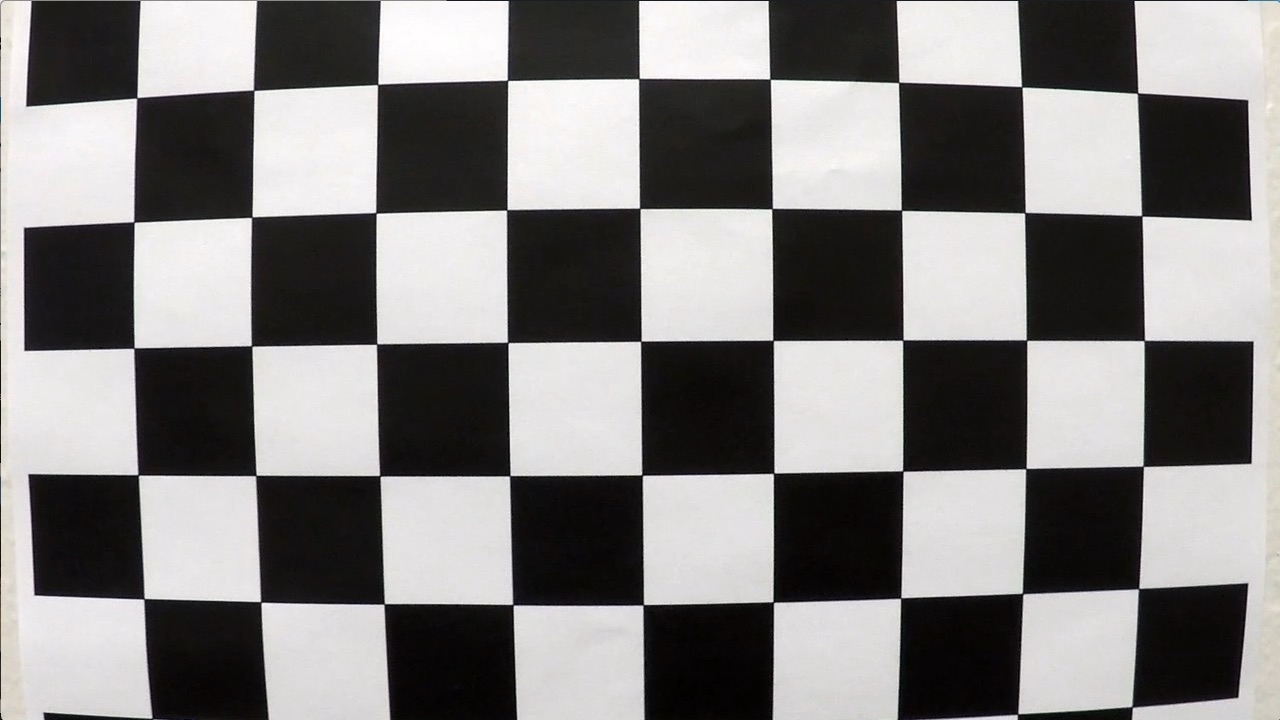
#> input picture camera_cal/calibration1.jpg, 1280 x 720 px, given in place of 1589132066.566491.jpg, which was not available
$ jupyter execute --allow-errors Advanced-finding-lane-lines.ipynb   (older library calls are emulated)   (text cells are left out)
#> lines starting #> are read from the running program, lines starting #| are printed output that depends on the picture; pictures that were not available may be replaced by others from this repository, and a replacement may not be noted
[cell 1]
import os
import numpy as np
import cv2
import matplotlib.pyplot as plt
import matplotlib.image as mpimg
from albumentations import CLAHE

[cell 2]
def calibrate(nx, ny):
    """
    Compute the camera calibration matrix and distortion coefficients given a set of chessboard images.
    """
    objpoints = []
    imgpoints = []

    objp = np.zeros((ny*nx,3), np.float32)
    objp[:,:2] = np.mgrid[0:nx,0:ny].T.reshape(-1,2)

    img = mpimg.imread('../camera_cal/calibration2.jpg')
    gray = cv2.cvtColor(img, cv2.COLOR_RGB2GRAY)
    ret, corners = cv2.findChessboardCorners(gray, (nx, ny), None)
    if ret == True:

        imgpoints.append(corners)
        objpoints.append(objp)
        resp, mtx, dist, rvecs, tvecs = cv2.calibrateCamera(objpoints, imgpoints, gray.shape[::-1], None, None)
        offset = 100
        image_size = (gray.shape[1], gray.shape[0])
        dst = np.float32([[offset, offset],
                        [image_size[0]-offset, offset],
                        [image_size[0]-offset, image_size[1]-offset],
                        [offset, image_size[1]-offset]])
        return mtx, dist

[cell 3]
image = '../data/test/1589132066.566491.jpg'
img = mpimg.imread(image)
#> img is the input picture: shape (720, 1280, 3); mean R, G, B 130.1, 128.4, 127.8

def undist(img):
    """
    Apply a distortion correction to raw images.
    """
    mtx, dist = calibrate(9, 6)
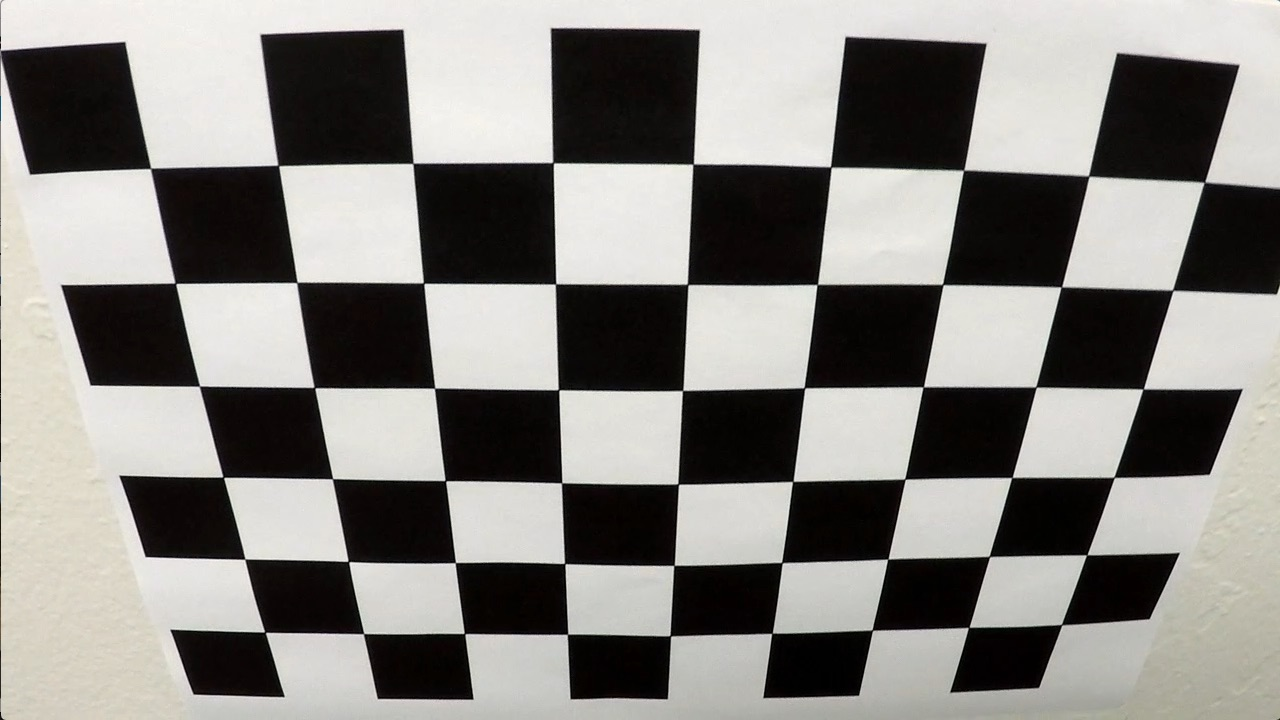
#> input picture camera_cal/calibration2.jpg, 1280 x 720 px
#> in calibrate, img is the input picture: shape (720, 1280, 3); mean R, G, B 134.4, 132.4, 128.5
#> in calibrate, `ret, corners = cv2.findChessboardCorners(gray, (nx, ny), None)`: ret = True; corners = 54 rows, first 8: [150.6, 168.4], [278.3, 165.4], [412.9, 163.5], [553, 162.6], [693.2, 164.2], [830.6, 166.9], [963.5, 170.4], [1088.6, 176.1]
#> in calibrate, `resp, mtx, dist, rvecs, tvecs = cv2.calibrateCamera(objpoints, imgpoin..`: resp = 0.867; mtx = [[788.8, 0, 646.8], [0, 756, 212.5], [0, 0, 1]]; dist = [[-0.159, 0.0736, 0.0212, 0.00277, -0.00689]]; rvecs = ([0.401, -0.0328, 0.0155],); tvecs = ([-3.67, -0.395, 5.45],)
#> mtx = [[788.8, 0, 646.8], [0, 756, 212.5], [0, 0, 1]]; dist = [[-0.159, 0.0736, 0.0212, 0.00277, -0.00689]]
    undist_pic = cv2.undistort(img, mtx, dist, None, mtx)
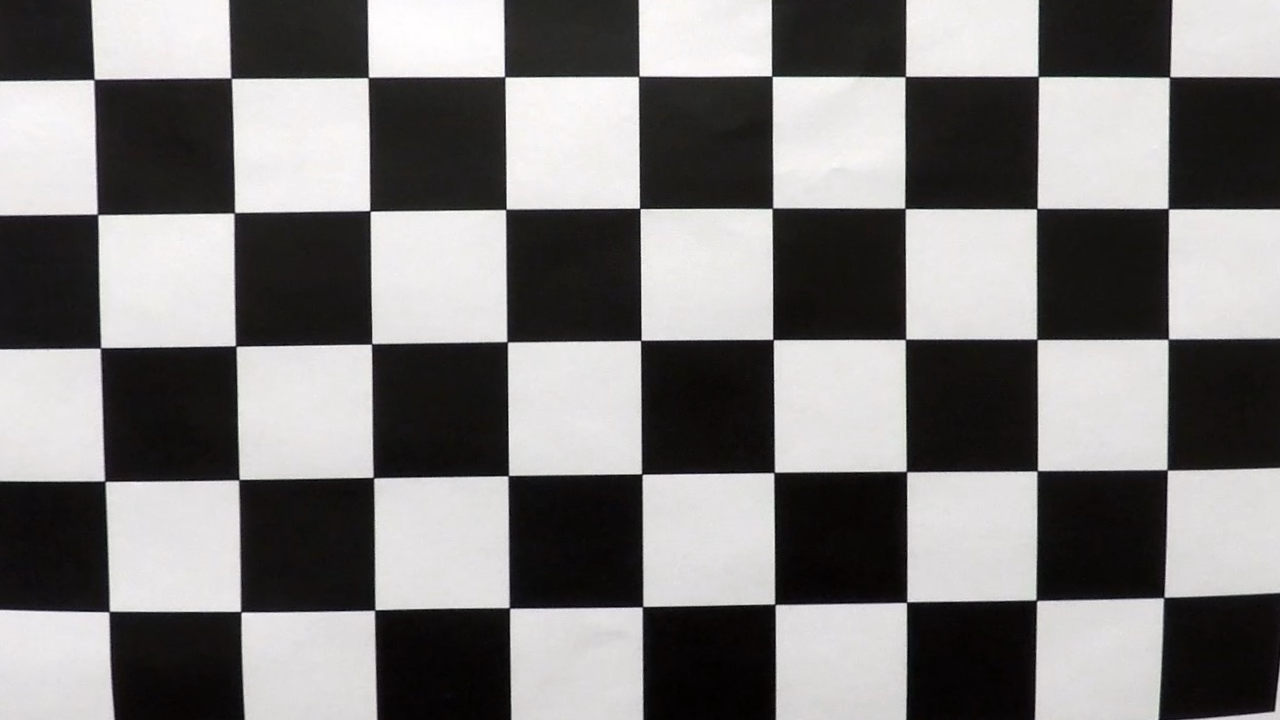
#> undist_pic: shape (720, 1280, 3); mean R, G, B 125.5, 123.9, 123.4

    return undist_pic, img

undist_pic, img = undist(img)
fig, axs = plt.subplots(1, 2, figsize=(15, 20))
fig.tight_layout()
axs[0].imshow(undist_pic)
axs[0].set_title("UNDIST_IMAGE")
axs[1].imshow(img)
axs[1].set_title("ORIGIN_IMAGE")
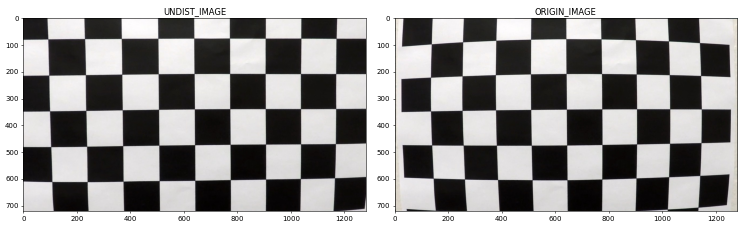
#> figure drawn by matplotlib, 2 panels

[cell 4]
# [21 lines left out: function warp, not called in this run]

[cell 5]
# [47 lines left out: functions abs_sobel_thresh, mag_thresh, dir_threshold, augment_and_clahe, not called in this run]

[cell 6]
def combine_sobel_hls_threshold(img):
    """
    Combining Sobel method and gradient's magnitude and direction
    """
    ksize, bright = 3, 0
    image = np.copy(img)
    # Clahe
    aug = CLAHE(p=bright)
    clahe = augment_and_clahe(aug, image)

    sx_thresh=(45, 255)
    s_thresh=(130, 255)
    abso_sobelx = (10, 255)
    abso_sobely = (2, 255)
    mag_tresh = (90, 255)
    dir_thresh=(0.7, 1.2)

    hls = cv2.cvtColor(clahe, cv2.COLOR_RGB2HLS)
    plt.imshow(hls)
    l_channel = hls[:,:,1]
    s_channel = hls[:,:,2]
    # Sobel x
    sobelx = cv2.Sobel(l_channel, cv2.CV_64F, 1, 0) # Take the derivative in x
    abs_sobelx = np.absolute(sobelx) # Absolute x derivative to accentuate lines away from horizontal
    scaled_sobel = np.uint8(255*abs_sobelx/np.max(abs_sobelx))

    # Threshold x gradient
    sxbinary = np.zeros_like(scaled_sobel)
    sxbinary[(scaled_sobel >= sx_thresh[0]) & (scaled_sobel <= sx_thresh[1])] = 1

    # Threshold color channel
    s_binary = np.zeros_like(s_channel)
    s_binary[(s_channel >= s_thresh[0]) & (s_channel <= s_thresh[1])] = 1
    # Stack each channel
    color_binary = np.dstack(( np.zeros_like(sxbinary), sxbinary, s_binary)) * 255


    gradx = abs_sobel_thresh(l_channel, s_channel, orient='x', thresh_max=(abso_sobelx[0], abso_sobelx[1]))
    grady = abs_sobel_thresh(l_channel, s_channel, orient='y', thresh_max=(abso_sobely[0], abso_sobely[1]))
    mag_binary = mag_thresh(l_channel, s_channel, ksize, mag_thresh=(mag_tresh[0], mag_tresh[1]))
    dir_binary = dir_threshold(l_channel, s_channel, ksize, thresh=(dir_thresh[0], dir_thresh[1]))
    # Combine the two binary thresholds
    combined_binary = np.zeros_like(sxbinary)
    combined_binary[((mag_binary == 1) & (dir_binary == 1)) | ((gradx == 1) & (grady == 1))] = 1
    #  ((s_binary == 1) & (sxbinary == 1)) |

    return combined_binary

[cell 7]
ym_per_pix = 30/720
xm_per_pix = 3.7/700
# [9 lines left out: function mesure_curve, not called in this run]

[cell 8]
# [90 lines left out: function find_lane_pixels, not called in this run]

[cell 9]
# [25 lines left out: function position_info, not called in this run]

[cell 10]
#TODO Important : try to optimise these cells

[cell 11]
def combo_calibrate_wrap(img):

    combined_img = combine_sobel_hls_threshold(img)
    M, Minv, warped = warp(combined_img)

    return Minv, warped

[cell 12]
def calculate_lanes(img):

    Minv, warped = combo_calibrate_wrap(img)
    color_warp = np.zeros_like(img).astype(np.uint8)
    leftx, lefty, rightx, righty, left_fit, right_fit,_, _, left_fitx, right_fitx, ploty, _, _, out_img = find_lane_pixels(warped)

    warp_zero = np.zeros_like(warped).astype(np.uint8)
    color_warp = np.dstack((warp_zero, warp_zero, warp_zero))
    pts_left = np.array([np.transpose(np.vstack([left_fitx, ploty]))])
    pts_right = np.array([np.flipud(np.transpose(np.vstack([right_fitx, ploty])))])
    pts = np.hstack((pts_left, pts_right))
    cv2.fillPoly(color_warp, np.int_([pts]), (255, 0, 0))

    #result
    newwarp = cv2.warpPerspective(color_warp, Minv, (img.shape[1], img.shape[0]))
    out_img[lefty, leftx] = [255, 0, 0]
    out_img[righty, rightx] = [0, 0, 255]


    return out_img, newwarp

[cell 13]
def all_process(img):

    out_img, newwarp = calculate_lanes(img)
    combo_img = cv2.addWeighted(img, 1, newwarp, 0.3, 0)

# [10 lines of commented-out code are left out]


    position_info(img, combo_img)

    return combo_img

[cell 14]
def img():

    paths = os.getcwd()+'/test_images'
    files = os.listdir(paths)

    for num, x in enumerate(files):

        image = mpimg.imread('./test_images/'+x)
        lane_image = np.copy(image)
        undist_pic, img = undist(lane_image)

        combo_img = all_process(undist_pic)
        out_img, newwarp = calculate_lanes(lane_image)
        combined_img = combine_sobel_hls_threshold(img)


        fig, axs = plt.subplots(1, 3, figsize=(15, 20))
        fig.tight_layout()
        axs[0].imshow(combo_img)
        axs[0].set_title(x.split('.')[0]+" COMBO_IMAGE")
        axs[1].imshow(combined_img)
        axs[1].set_title(x.split('.')[0]+" COMBINED_FILTER_IMAGE")
        axs[2].imshow(out_img)
        axs[2].set_title(x.split('.')[0]+" WARPED_FINDIND_LANE_IMAGE")


img()
#> (the call stopped at in combine_sobel_hls_threshold, `aug = CLAHE(p=bright)`: albumentations is not available in this run)

[cell 15]
from moviepy.editor import VideoFileClip

[cell 16]
project_video_name = 'project_video.mp4'

def vid():

    white_output = 'output_videos/'+project_video_name
    clip1 = VideoFileClip('test_videos/'+project_video_name)
    white_clip = clip1.fl_image(all_process)
    white_clip.write_videofile(white_output, audio=False)
vid()
#> (the call stopped at in vid, `clip1 = VideoFileClip('test_videos/'+project_video_name)`: moviepy is not available in this run)

[cell 17]
import io
import base64
from IPython.display import HTML

#> (the rest of this cell did not finish here and is left out)

[cell 18]
def combine_sobel_hls_threshold_test(img, ksize, mag_low, mag_high, X_low, X_high,Y_low, Y_high,\
                                hls_low1, hls_high1, dir_low, dir_high, hls_low, hls_high, bright):
    """
    Combining Sobel method and gradient's magnitude and direction
    """

    image = np.copy(img)
#     print(image.shape)

    aug = CLAHE(p=bright)
    clahe = augment_and_clahe(aug, image)
    # Convert to HLS color space and separate the V channel
    s_thresh=(hls_low, hls_high)
    sx_thresh=(hls_low1, hls_high1)

    hls = cv2.cvtColor(clahe, cv2.COLOR_RGB2HLS)
    l_channel = hls[:,:,1]
    s_channel = hls[:,:,2]
    # Sobel x
    sobelx = cv2.Sobel(l_channel, cv2.CV_64F, 1, 0) # Take the derivative in x
    abs_sobelx = np.absolute(sobelx) # Absolute x derivative to accentuate lines away from horizontal
    scaled_sobel = np.uint8(255*abs_sobelx/np.max(abs_sobelx))

    # Threshold x gradient
    sxbinary = np.zeros_like(scaled_sobel)
    sxbinary[(scaled_sobel >= sx_thresh[0]) & (scaled_sobel <= sx_thresh[1])] = 1

    # Threshold color channel
    s_binary = np.zeros_like(s_channel)
    s_binary[(s_channel >= s_thresh[0]) & (s_channel <= s_thresh[1])] = 1
    # Stack each channel
    color_binary = np.dstack(( np.zeros_like(sxbinary), sxbinary, s_binary)) * 255


    gradx = abs_sobel_thresh(l_channel, s_channel, orient='x', thresh_max=(X_low, X_high))
    grady = abs_sobel_thresh(l_channel, s_channel, orient='y', thresh_max=(Y_low, Y_low))
    mag_binary = mag_thresh(l_channel, s_channel, ksize, mag_thresh=(mag_low, mag_high))
    dir_binary = dir_threshold(l_channel, s_channel, ksize, thresh=(dir_low, dir_high))
    # Combine the two binary thresholds
    combined_binary = np.zeros_like(sxbinary)
    combined_binary[(s_binary == 1) | (sxbinary == 1) | ((mag_binary == 1) & (dir_binary == 1)) | ((gradx == 1) & (grady == 1))] = 1

    return combined_binary


def interactive_mask(ksize, mag_low, mag_high,X_low, X_high,Y_low, Y_high,\
                     hls_low1, hls_high1, dir_low, dir_high, hls_low, hls_high, bright):


    paths = os.getcwd()+'/test_images'
    files = os.listdir(paths)

    for num, x in enumerate(files):

        image = mpimg.imread('./test_images/'+x)
        lane_image = np.copy(image)
        mtx, dist = calibrate(9, 6)
        image = cv2.undistort(lane_image, mtx, dist, None, mtx)
        ksize, mag_low, mag_high, X_low, X_high,Y_low, Y_high,\
#         hls_low1, hls_high1, dir_low, dir_high, hls_low, hls_high, bright = 3, 60, 255, 12, 255, 7, 255, 50, 255, 0.6, 1.0, 175, 255, -0.2

        combined = combine_sobel_hls_threshold_test(image, ksize, mag_low, mag_high,X_low, X_high,Y_low, Y_high,\
                                               hls_low1, hls_high1, dir_low, dir_high, hls_low, hls_high, bright)
#         plt.figure(figsize=(10,10))
#         plt.imshow(combined,cmap='gray')

        fig, axs = plt.subplots(figsize=(5, 10))
        fig.tight_layout()
        axs.imshow(combined)


from IPython.html import widgets
from IPython.html.widgets import interact
from IPython.display import display

[cell 19]
interact(interactive_mask, ksize=(1,7,2), mag_low=(0,255), mag_high=(0,255),\
         X_low=(0,255),X_high=(0,255), Y_low=(0,255),Y_high=(0,255),\
         dir_low=(0, np.pi/2), dir_high=(0, np.pi/2), hls_low=(0,255),\
         hls_high=(0,255), hls_low1=(0,255), hls_high1=(0,255), bright=(-1.0,1.0))
#> the sliders are set to ksize = 4, mag_low = 127, mag_high = 127, X_low = 127, X_high = 127, Y_low = 127, Y_high = 127, dir_low = 0.7853981633974483, dir_high = 0.7853981633974483, hls_low = 127, hls_high = 127, hls_low1 = 127, hls_high1 = 127, bright = 0.0
#> in interactive_mask, `mtx, dist = calibrate(9, 6)`: mtx = [[788.8, 0, 646.8], [0, 756, 212.5], [0, 0, 1]]; dist = [[-0.159, 0.0736, 0.0212, 0.00277, -0.00689]]
#> (the call stopped at in combine_sobel_hls_threshold_test, `aug = CLAHE(p=bright)`: albumentations is not available in this run)
